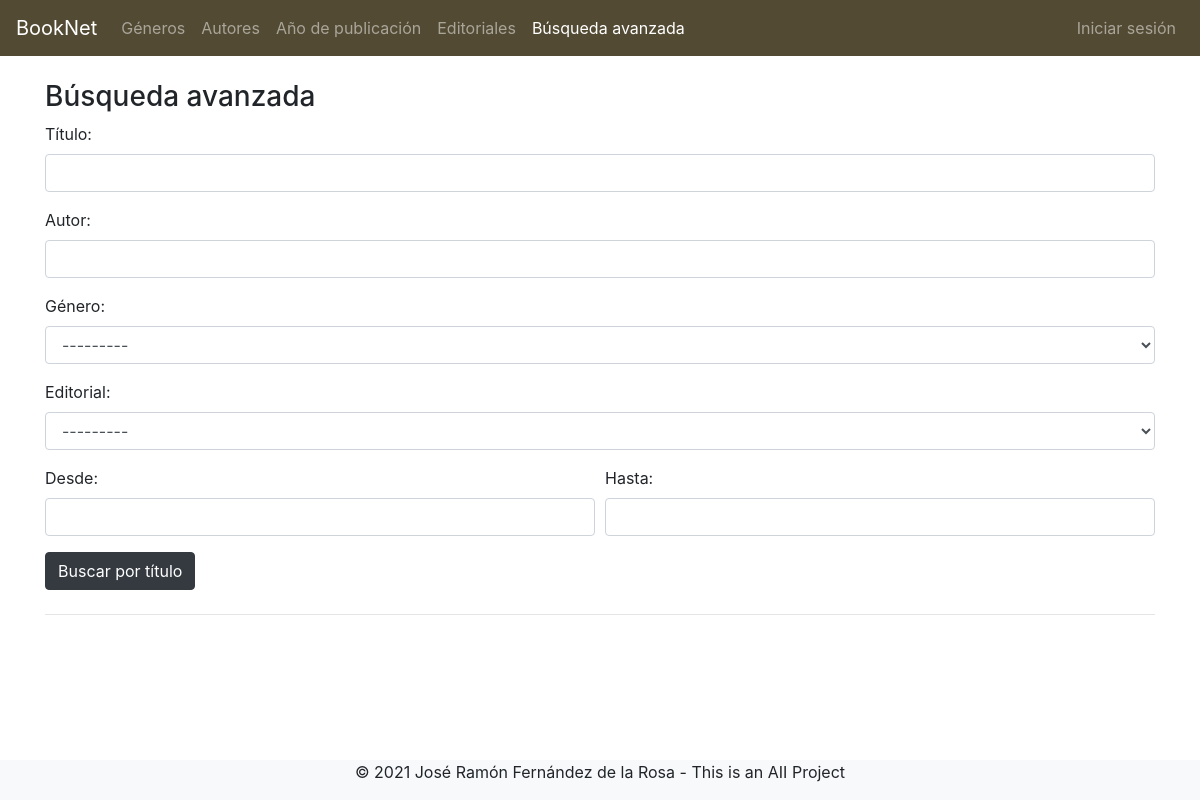
Page /busqueda_avanzada/ on the earlier database version.
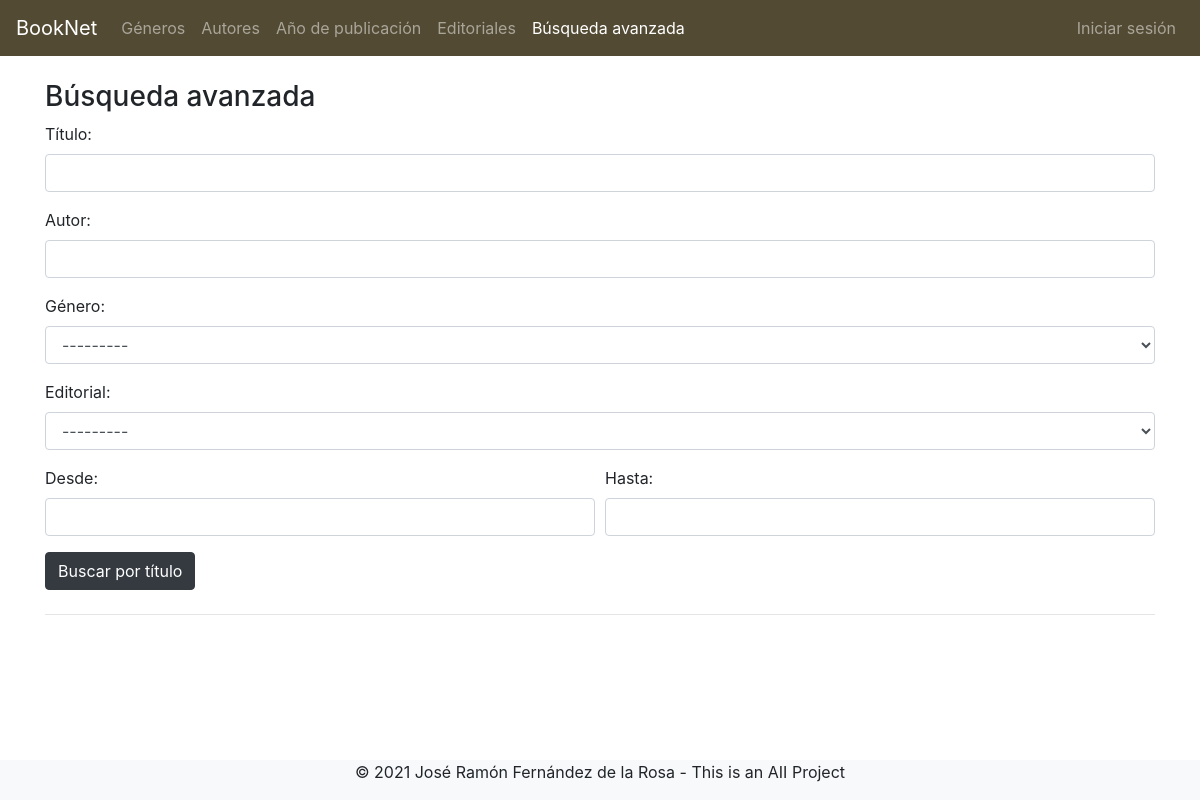
Same page on the later database version.
### main/models.py (models this page shows)
class Genero(models.Model):
    nombre = models.CharField(max_length=50, verbose_name='Género', unique=True)
    def __str__(self):
        return self.nombre

class Editorial(models.Model):
    nombre = models.CharField(max_length=150, verbose_name='Editorial')
    def __str__(self):
        return self.nombre

### main/views.py (the view, shortened to what this page needs)
# urls.py: path('busqueda_avanzada/', views.busqueda_avanzada),
def busqueda_avanzada(request):
    formulario = BusquedaAvanzadaForm()
    libros = None
    recomendados = None
    if request.user.is_authenticated:
        recomendados = get_recommended_items_for_user(ItemFilteringDictionary.dictionary, request.user)
    return render(request, 'busquedaavanzada.html',
                  {'formulario': formulario, 'libros': libros, 'recomendados': recomendados})

### main/forms.py (shortened to what this page needs)
class BusquedaAvanzadaForm(forms.Form):
    title = forms.CharField(label='Título:', required=False)
    author = forms.CharField(label='Autor:', required=False)
    start = forms.IntegerField(label="Buscar desde:", required=False)
    end = forms.IntegerField(label="Buscar hasta:", required=False)
    genre = forms.ModelChoiceField(queryset=Genero.objects.all(), required=False)
    publisher = forms.ModelChoiceField(queryset=Editorial.objects.all(), required=False)

### templates/busquedaavanzada.html (shortened to what this page needs)
{% extends 'base.html' %}
{% block avanzadaActiva %} active{% endblock %}
{% block contenido %}
    <div class="">
        <h3>Búsqueda avanzada</h3>
        <form id="formulario" method="post" action=''>{% csrf_token %}
            <div class="form-group">
                <label for="{{ formulario.title.id_for_label }}">
                    Título:
                </label>
                <input type="text" id="{{ formulario.title.id_for_label }}"
                        name="{{ formulario.title.html_name }}"
                        class="form-control{% if formulario.title.errors %} is-invalid{% endif %}"
                        value="{% if formulario.title.value %}{{ formulario.title.value }}{% endif %}">
            </div>
            <div class="form-group">
                <label for="{{ formulario.author.id_for_label }}">
                    Autor:
                </label>
                <input type="text" id="{{ formulario.author.id_for_label }}"
                        name="{{ formulario.author.html_name }}"
                        class="form-control{% if formulario.author.errors %} is-invalid{% endif %}"
                        value="{% if formulario.author.value %}{{ formulario.author.value }}{% endif %}">
            </div>
            <div class="form-group">
                <label for="{{ formulario.genre.id_for_label }}">
                    Género:
                </label>
                <select name="{{ formulario.genre.html_name }}" id="{{ formulario.genre.id_for_label }}"
                        class="form-control{% if formulario.genre.errors %} is-invalid{% endif %}"
                        {% if formulario.genre.field.required %}required{% endif %}>
                    {% for choice in formulario.genre.field.choices %}
                    <option value="{{ choice.0 }}">{{ choice.1 }}</option>
                    {% endfor %}
                </select>
            </div>
            <div class="form-group">
                <label for="{{ formulario.publisher.id_for_label }}">
                    Editorial:
                </label>
                <select name="{{ formulario.publisher.html_name }}" id="{{ formulario.publisher.id_for_label }}"
                        class="form-control{% if formulario.publisher.errors %} is-invalid{% endif %}"
                        {% if formulario.publisher.field.required %}required{% endif %}>
                    {% for choice in formulario.publisher.field.choices %}
                    <option value="{{ choice.0 }}">{{ choice.1 }}</option>
                    {% endfor %}
                </select>
            </div>
            <div class="form-row">
                <div class="form-group col-md-6">
                    <label for="{{ formulario.start.id_for_label }}">
                        Desde:
                    </label>
                    <input type="number" id="{{ formulario.start.id_for_label }}"
                            name="{{ formulario.start.html_name }}"
                            class="form-control{% if formulario.start.errors %} is-invalid{% endif %}"
                            value="{% if formulario.start.value %}{{ formulario.start.value }}{% endif %}">
                </div>
                <div class="form-group col-md-6">
                    <label for="{{ formulario.end.id_for_label }}">
                        Hasta:
                    </label>
                    <input type="number" id="{{ formulario.end.id_for_label }}"
                            name="{{ formulario.end.html_name }}"
                            class="form-control{% if formulario.end.errors %} is-invalid{% endif %}"
                            value="{% if formulario.end.value %}{{ formulario.end.value }}{% endif %}">
                </div>
            </div>
            <button class="btn btn-dark mb-2" type='submit'>Buscar por título</button>
    	</form>
    </div>
    <hr>
{% endblock %}

### templates/base.html (shortened to what this page needs)
<!DOCTYPE html>
<html lang='es'>
  <head>
		<link rel="stylesheet"
              href="https://stackpath.bootstrapcdn.com/bootstrap/4.5.2/css/bootstrap.min.css"
>
        {% load static %}
        <link rel="stylesheet" type="text/css" href="{% static 'style.css' %}">
  </head>
  <body>
    <main>
        <div class="menu">
            <nav class="navbar navbar-expand-lg navbar-dark bg-booknet">
                <a class="navbar-brand" href="/">BookNet</a>
                <div class="collapse navbar-collapse order-1 navbarSupportedContent">
                    <ul class="navbar-nav mr-auto">
                        <li class="nav-item{% block generoActiva %} {% endblock %}">
                            <a class="nav-link" href="/generos">Géneros</a>
                        </li>
                        <li class="nav-item{% block autorActiva %} {% endblock %}">
                            <a class="nav-link" href="/autores">Autores</a>
                        </li>
                        <li class="nav-item{% block anyoActiva %} {% endblock %}">
                            <a class="nav-link" href="/fechapublicacion">Año de publicación</a>
                        </li>
                        <li class="nav-item{% block editorialActiva %} {% endblock %}">
                            <a class="nav-link" href="/editoriales">Editoriales</a>
                        </li>
                        <li class="nav-item{% block avanzadaActiva %} {% endblock %}">
                            <a class="nav-link" href="/busqueda_avanzada">Búsqueda avanzada</a>
                        </li>
                    </ul>
                </div>
                <div class="collapse navbar-collapse order-3 navbarSupportedContent">
                    <ul class="navbar-nav ml-auto">
                    {% if user.is_authenticated %}
                        <li class="nav-item{% block recomendacionesActiva %} {% endblock %}">
                            <a class="nav-link" href="/recomendaciones">Recomendaciones</a>
                        </li>
                        <li class="nav-item{% block guardadosActiva %} {% endblock %}">
                            <a class="nav-link" href="/guardados">Mis libros guardados</a>
                        </li>
                        <li class="nav-item">
                            <a class="nav-link" href="/logout">Cerrar sesión</a>
                        </li>
                    {% else %}
                        <li class="nav-item">
                            <a class="nav-link" href="/login">Iniciar sesión</a>
                        </li>
                    {% endif %}
                    </ul>
                </div>
            </nav>
        </div>
        <br>
        <div class="container">
        {% block contenido %} {% endblock %}
        </div>
    </main>
    <footer class="footer mt-auto bg-light text-center text-lg-start">
        <div class="container">
            <p>&copy; 2021 José Ramón Fernández de la Rosa - This is an AII Project</p>
        </div>
    </footer>
  </body>
</html>

### templates/vistaresultados.html (shortened to what this page needs)
{% load static %}

### main/static/style.css (style rules this page uses)
html { position: relative; min-height: 100%; }
body { display: flex; min-height: 100vh; flex-direction: column; }
main { flex: 1; }
footer.footer { vertical-align: center; }
.bg-booknet { background-color: #524a33; }

Differences in the rows shown:
added Editorial: publisher "---------"
Other differences:
form field publisher: "---------" → (not shown)
